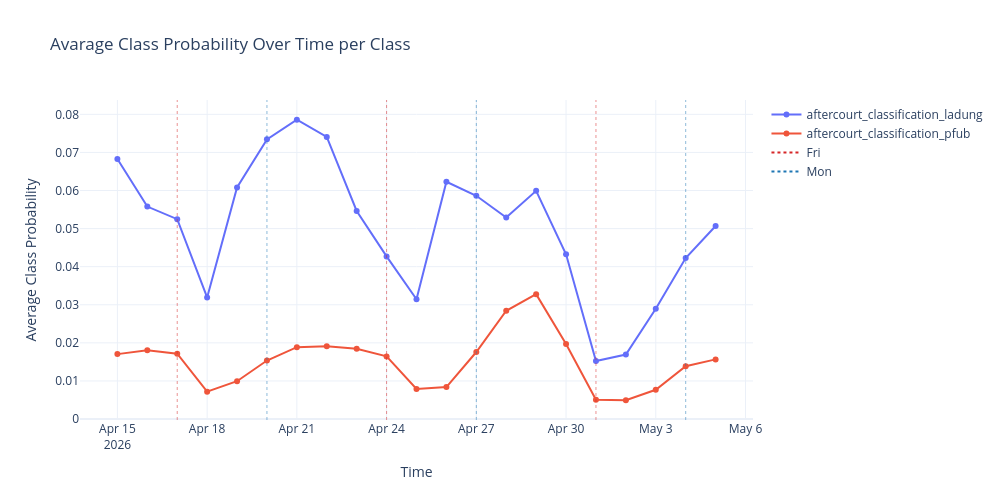

Here is the notebook cell this chart was saved with:
### Code cell
plot_time_series(df, title="Avarage Class Probability Over Time per Class", ylabel="Average Class Probability")

### Figure 1 — Plotly figure (JSON) as saved in the notebook; plotly's stock layout.template omitted (floating-point values rounded to 4 significant figures)
{"data": [{"hovertemplate": "Metric=aftercourt_classification_ladung<br>Time=%{x}<br>Average Class Probability=%{y}<extra></extra>", "legendgroup": "aftercourt_classification_ladung", "line": {"color": "#636efa", "dash": "solid"}, "marker": {"symbol": "circle"}, "mode": "lines+markers", "name": "aftercourt_classification_ladung", "orientation": "v", "showlegend": true, "type": "scatter", "x": ["2026-04-15T00:00:00.000000000", "2026-04-16T00:00:00.000000000", "2026-04-17T00:00:00.000000000", "2026-04-18T00:00:00.000000000", "2026-04-19T00:00:00.000000000", "2026-04-20T00:00:00.000000000", "2026-04-21T00:00:00.000000000", "2026-04-22T00:00:00.000000000", "2026-04-23T00:00:00.000000000", "2026-04-24T00:00:00.000000000", "2026-04-25T00:00:00.000000000", "2026-04-26T00:00:00.000000000", "2026-04-27T00:00:00.000000000", "2026-04-28T00:00:00.000000000", "2026-04-29T00:00:00.000000000", "2026-04-30T00:00:00.000000000", "2026-05-01T00:00:00.000000000", "2026-05-02T00:00:00.000000000", "2026-05-03T00:00:00.000000000", "2026-05-04T00:00:00.000000000", "2026-05-05T00:00:00.000000000"], "xaxis": "x", "y": [0.06825, 0.05578, 0.05248, 0.03192, 0.06079, 0.07343, 0.07857, 0.07406, 0.05463, 0.04269, 0.03145, 0.0623, 0.05862, 0.05292, 0.05991, 0.04326, 0.01524, 0.01693, 0.02894, 0.04226, 0.05069], "yaxis": "y"}, {"hovertemplate": "Metric=aftercourt_classification_pfub<br>Time=%{x}<br>Average Class Probability=%{y}<extra></extra>", "legendgroup": "aftercourt_classification_pfub", "line": {"color": "#EF553B", "dash": "solid"}, "marker": {"symbol": "circle"}, "mode": "lines+markers", "name": "aftercourt_classification_pfub", "orientation": "v", "showlegend": true, "type": "scatter", "x": ["2026-04-15T00:00:00.000000000", "2026-04-16T00:00:00.000000000", "2026-04-17T00:00:00.000000000", "2026-04-18T00:00:00.000000000", "2026-04-19T00:00:00.000000000", "2026-04-20T00:00:00.000000000", "2026-04-21T00:00:00.000000000", "2026-04-22T00:00:00.000000000", "2026-04-23T00:00:00.000000000", "2026-04-24T00:00:00.000000000", "2026-04-25T00:00:00.000000000", "2026-04-26T00:00:00.000000000", "2026-04-27T00:00:00.000000000", "2026-04-28T00:00:00.000000000", "2026-04-29T00:00:00.000000000", "2026-04-30T00:00:00.000000000", "2026-05-01T00:00:00.000000000", "2026-05-02T00:00:00.000000000", "2026-05-03T00:00:00.000000000", "2026-05-04T00:00:00.000000000", "2026-05-05T00:00:00.000000000"], "xaxis": "x", "y": [0.01704, 0.01808, 0.01717, 0.007186, 0.009928, 0.01536, 0.01886, 0.01913, 0.01847, 0.01644, 0.007907, 0.008388, 0.0176, 0.02842, 0.03279, 0.0197, 0.005053, 0.004931, 0.007687, 0.01385, 0.01566], "yaxis": "y"}, {"hoverinfo": "skip", "line": {"color": "#d62728", "dash": "dot"}, "mode": "lines", "name": "Fri", "showlegend": true, "type": "scatter", "x": ["2026-04-17T00:00:00"], "y": [null]}, {"hoverinfo": "skip", "line": {"color": "#1f77b4", "dash": "dot"}, "mode": "lines", "name": "Mon", "showlegend": true, "type": "scatter", "x": ["2026-04-20T00:00:00"], "y": [null]}], "layout": {"height": 500, "hovermode": "x unified", "legend": {"title": {"text": ""}, "tracegroupgap": 0}, "shapes": [{"line": {"color": "#d62728", "dash": "dot", "width": 1}, "opacity": 0.5, "type": "line", "x0": "2026-04-17T00:00:00", "x1": "2026-04-17T00:00:00", "xref": "x", "y0": 0, "y1": 1, "yref": "y domain"}, {"line": {"color": "#1f77b4", "dash": "dot", "width": 1}, "opacity": 0.5, "type": "line", "x0": "2026-04-20T00:00:00", "x1": "2026-04-20T00:00:00", "xref": "x", "y0": 0, "y1": 1, "yref": "y domain"}, {"line": {"color": "#d62728", "dash": "dot", "width": 1}, "opacity": 0.5, "type": "line", "x0": "2026-04-24T00:00:00", "x1": "2026-04-24T00:00:00", "xref": "x", "y0": 0, "y1": 1, "yref": "y domain"}, {"line": {"color": "#1f77b4", "dash": "dot", "width": 1}, "opacity": 0.5, "type": "line", "x0": "2026-04-27T00:00:00", "x1": "2026-04-27T00:00:00", "xref": "x", "y0": 0, "y1": 1, "yref": "y domain"}, {"line": {"color": "#d62728", "dash": "dot", "width": 1}, "opacity": 0.5, "type": "line", "x0": "2026-05-01T00:00:00", "x1": "2026-05-01T00:00:00", "xref": "x", "y0": 0, "y1": 1, "yref": "y domain"}, {"line": {"color": "#1f77b4", "dash": "dot", "width": 1}, "opacity": 0.5, "type": "line", "x0": "2026-05-04T00:00:00", "x1": "2026-05-04T00:00:00", "xref": "x", "y0": 0, "y1": 1, "yref": "y domain"}], "title": {"text": "Avarage Class Probability Over Time per Class"}, "width": 1000, "xaxis": {"anchor": "y", "domain": [0, 1], "title": {"text": "Time"}}, "yaxis": {"anchor": "x", "domain": [0, 1], "title": {"text": "Average Class Probability"}}}}
